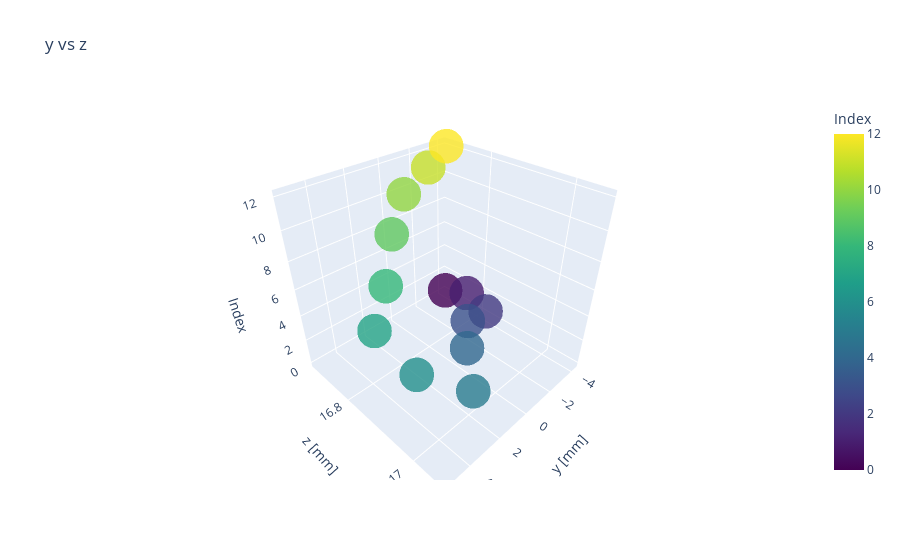

Here is the notebook cell this chart was saved with:
### Code cell
a = 1
b = 2

measured2D = go.Scatter3d(x=locpred[:,a], y=locpred[:,b], z=np.array(range(len(locpred[:,a]))), mode='markers', marker=dict(
        size=12,
        color=np.array(range(len(locpred[:,a]))),                # set color to an array/list of desired values
        colorbar=dict(
            title="Index"
        ),
        colorscale='Viridis',   # choose a colorscale
        opacity=0.8
    ))
#calc2D = go.Scatter(x=locact[:,a], y=locact[:,b], mode='markers')
layout = go.Layout(title='y vs z', scene=dict(xaxis_title='y [mm]', yaxis_title='z [mm]', zaxis_title='Index'))
fig2 = go.Figure(data=[measured2D], layout=layout)
fig2.update_yaxes(scaleanchor='x')
fig2.show()

### Figure 1 — Plotly figure (JSON) as saved in the notebook; plotly's stock layout.template omitted (floating-point values rounded to 4 significant figures)
{"data": [{"marker": {"color": [0, 1, 2, 3, 4, 5, 6, 7, 8, 9, 10, 11, 12], "colorbar": {"title": {"text": "Index"}}, "colorscale": [[0, "#440154"], [0.1111, "#482878"], [0.2222, "#3e4989"], [0.3333, "#31688e"], [0.4444, "#26828e"], [0.5556, "#1f9e89"], [0.6667, "#35b779"], [0.7778, "#6ece58"], [0.8889, "#b5de2b"], [1, "#fde725"]], "opacity": 0.8, "size": 12}, "mode": "markers", "type": "scatter3d", "x": [-4.252, -4.202, -2.83, -0.7685, 1.434, 3.714, 5.172, 5.252, 3.642, 1.432, -0.8186, -2.839, -4.24], "y": [16.68, 16.76, 16.87, 16.89, 16.97, 17.07, 17.0, 16.9, 16.85, 16.76, 16.69, 16.68, 16.68], "z": [0, 1, 2, 3, 4, 5, 6, 7, 8, 9, 10, 11, 12]}], "layout": {"scene": {"xaxis": {"title": {"text": "y [mm]"}}, "yaxis": {"title": {"text": "z [mm]"}}, "zaxis": {"title": {"text": "Index"}}}, "title": {"text": "y vs z"}, "yaxis": {"scaleanchor": "x"}}}
